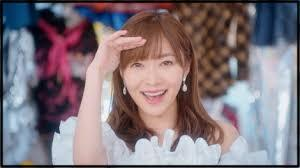
#> input picture gan/data/011.jpg, 300 x 168 px; its folder holds 4 pictures in this run
$ python crop.py
#> lines starting #> are read from the running program, lines starting #| are printed output that depends on the picture
# -*- coding: utf-8 -*-

import cv2
import matplotlib.pyplot as plt
import numpy as np
import sys, os
from PIL import Image

# 入力ファイルのパスを指定
in_jpg = "data/"
out_jpg = "crop/"


# リストで結果を返す関数
def get_file(dir_path):
    filenames = os.listdir(dir_path)
    return filenames


pic = get_file(in_jpg)

for i in pic:
    # 画像の読み込み
    image_gs = cv2.imread(in_jpg + i)
#> image_gs is the input picture: shape (168, 300, 3); mean B, G, R 124.5, 117.7, 129.7

    # 顔認識用特徴量ファイルを読み込む --- （カスケードファイルのパスを指定）
    cascade = cv2.CascadeClassifier('haarcascade_frontalface_alt.xml')

    # 顔認識の実行
    face_list = cascade.detectMultiScale(image_gs, scaleFactor=1.1, minNeighbors=1, minSize=(1, 1))
#> face_list = [[116, 37, 76, 76]]

    # 顔だけ切り出して保存
    no = 1
    for rect in face_list:
        x = rect[0]
        y = rect[1]
        width = rect[2]
        height = rect[3]
        dst = image_gs[y:y + height, x:x + width]
        save_path = out_jpg + '/' + 'out_(' + str(i) + ')' + str(no) + '.jpg'

        # 認識結果の保存
        a = cv2.imwrite(save_path, dst)
        # plt.show(plt.imshow(np.asarray(Image.open(save_path))))
        print(no)
        no += 1
#> this loop made 1 pass
#> (x, y, width, height, save_path, no) on pass 1: (116, 37, 76, 76, 'crop//out_(011.jpg)1.jpg', 2)
#| 1
#> pass 1, `dst = image_gs[y:y + height, x:x + width]`:
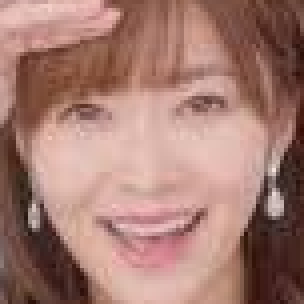
#> dst: shape (76, 76, 3) (shown 4 times larger); mean B, G, R 114, 123.8, 165.1
#> after the loop, no = 2
#> pass 2 of the loop `for i in pic:`:
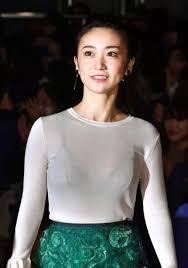
#> input picture gan/data/01511.jpg, 188 x 268 px
#> image_gs is the input picture: shape (268, 188, 3); mean B, G, R 82.2, 84.7, 85.8
#> face_list = [[68, 29, 64, 64]]
#> the loop `for rect in face_list:` made 1 pass
#> (x, y, width, height, save_path, no) on pass 1: (68, 29, 64, 64, 'crop//out_(01511.jpg)1.jpg', 2)
#> (printed output is left out)
#> pass 1, `dst = image_gs[y:y + height, x:x + width]`:
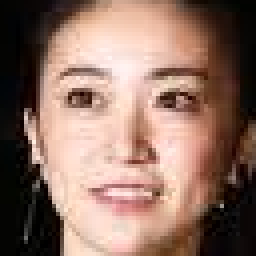
#> dst: shape (64, 64, 3) (shown 4 times larger); mean B, G, R 100.5, 113.3, 143.3
#> after the loop `for rect in face_list:`: no = 2
